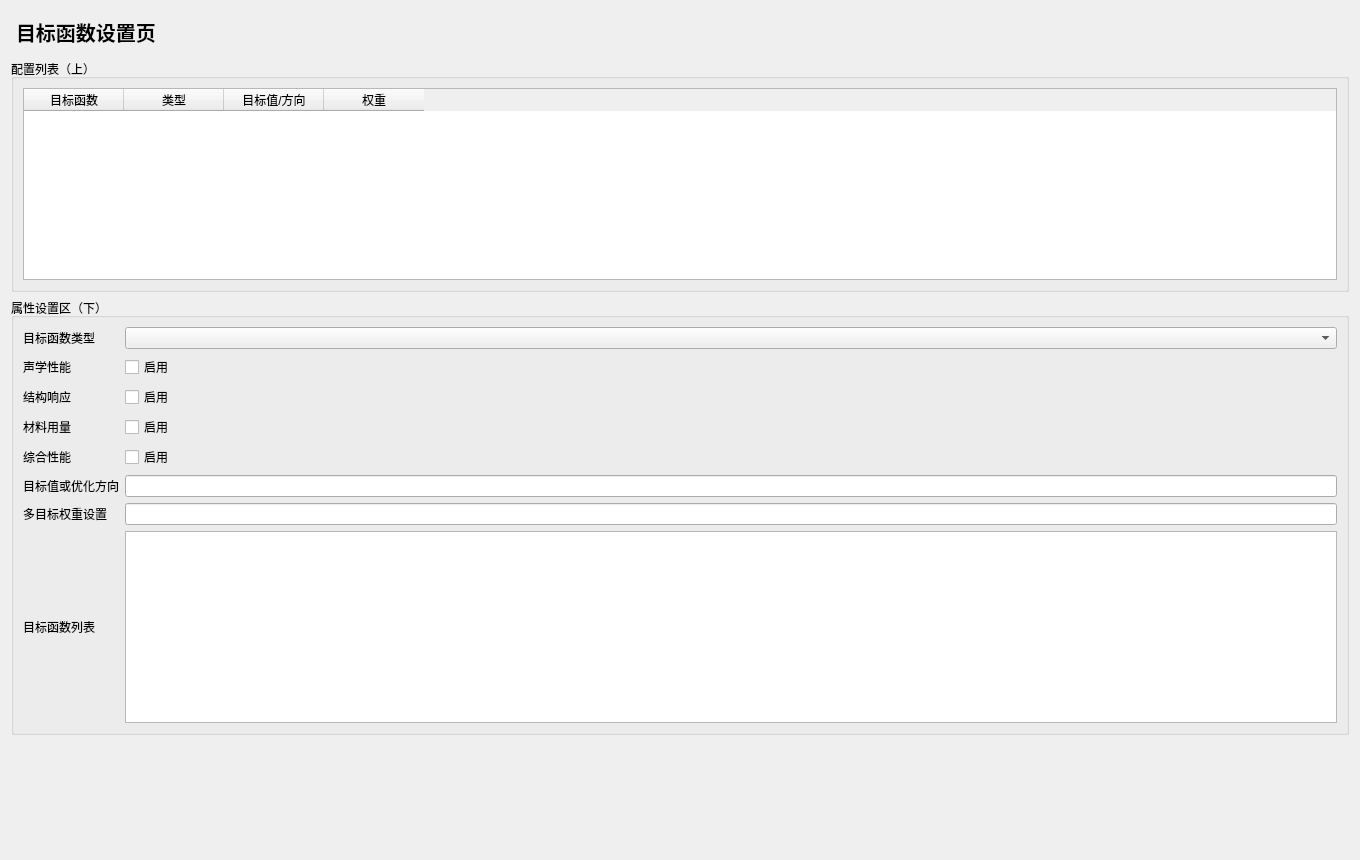
<?xml version="1.0" encoding="UTF-8"?>
<ui version="4.0">
 <class>TopologyObjectiveFunctionPage</class>
 <widget class="QWidget" name="TopologyObjectiveFunctionPage">
  <property name="geometry"><rect><x>0</x><y>0</y><width>1360</width><height>860</height></rect></property>
  <layout class="QVBoxLayout" name="rootLayout">
   <item><widget class="QLabel" name="titleLabel"><property name="styleSheet"><string notr="true">font-size:20px;font-weight:700;padding:6px 0;</string></property><property name="text"><string>目标函数设置页</string></property></widget></item>
   <item>
    <widget class="QGroupBox" name="listGroup"><property name="title"><string>配置列表（上）</string></property>
     <layout class="QVBoxLayout" name="listLayout">
      <item><widget class="QTableWidget" name="configTable">
          <column><property name="text"><string>目标函数</string></property></column>
          <column><property name="text"><string>类型</string></property></column>
          <column><property name="text"><string>目标值/方向</string></property></column>
          <column><property name="text"><string>权重</string></property></column>
      </widget></item>
     </layout>
    </widget>
   </item>
   <item>
    <widget class="QGroupBox" name="propertyGroup"><property name="title"><string>属性设置区（下）</string></property>
     <layout class="QGridLayout" name="propertyLayout">
            <item row="0" column="0"><widget class="QLabel" name="f1Label"><property name="text"><string>目标函数类型</string></property></widget></item>
            <item row="0" column="1"><widget class="QComboBox" name="f1Combo1"/></item>
            <item row="1" column="0"><widget class="QLabel" name="f2Label"><property name="text"><string>声学性能</string></property></widget></item>
            <item row="1" column="1"><widget class="QCheckBox" name="f2Check2"><property name="text"><string>启用</string></property></widget></item>
            <item row="2" column="0"><widget class="QLabel" name="f3Label"><property name="text"><string>结构响应</string></property></widget></item>
            <item row="2" column="1"><widget class="QCheckBox" name="f3Check3"><property name="text"><string>启用</string></property></widget></item>
            <item row="3" column="0"><widget class="QLabel" name="f4Label"><property name="text"><string>材料用量</string></property></widget></item>
            <item row="3" column="1"><widget class="QCheckBox" name="f4Check4"><property name="text"><string>启用</string></property></widget></item>
            <item row="4" column="0"><widget class="QLabel" name="f5Label"><property name="text"><string>综合性能</string></property></widget></item>
            <item row="4" column="1"><widget class="QCheckBox" name="f5Check5"><property name="text"><string>启用</string></property></widget></item>
            <item row="5" column="0"><widget class="QLabel" name="f6Label"><property name="text"><string>目标值或优化方向</string></property></widget></item>
            <item row="5" column="1"><widget class="QLineEdit" name="f6Line6"/></item>
            <item row="6" column="0"><widget class="QLabel" name="f7Label"><property name="text"><string>多目标权重设置</string></property></widget></item>
            <item row="6" column="1"><widget class="QLineEdit" name="f7Line7"/></item>
            <item row="7" column="0"><widget class="QLabel" name="f8Label"><property name="text"><string>目标函数列表</string></property></widget></item>
            <item row="7" column="1"><widget class="QPlainTextEdit" name="f8Text8"><property name="maximumHeight"><number>70</number></property></widget></item>
     </layout>
    </widget>
   </item>
   <item>
    <spacer name="verticalSpacer">
     <property name="orientation"><enum>Qt::Vertical</enum></property>
     <property name="sizeHint" stdset="0"><size><width>20</width><height>40</height></size></property>
    </spacer>
   </item>
  </layout>
 </widget>
 <resources/>
 <connections/>
</ui>
